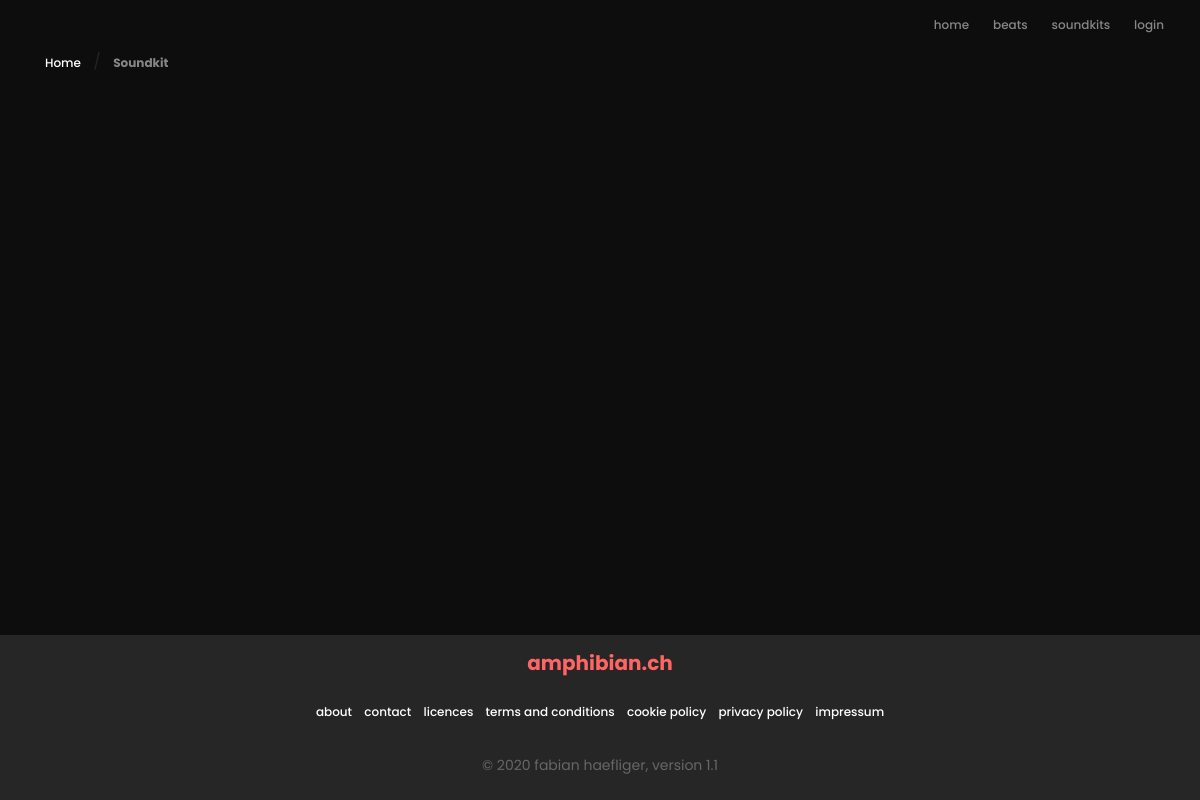
Before: /shop/soundkits/ with the older database file.
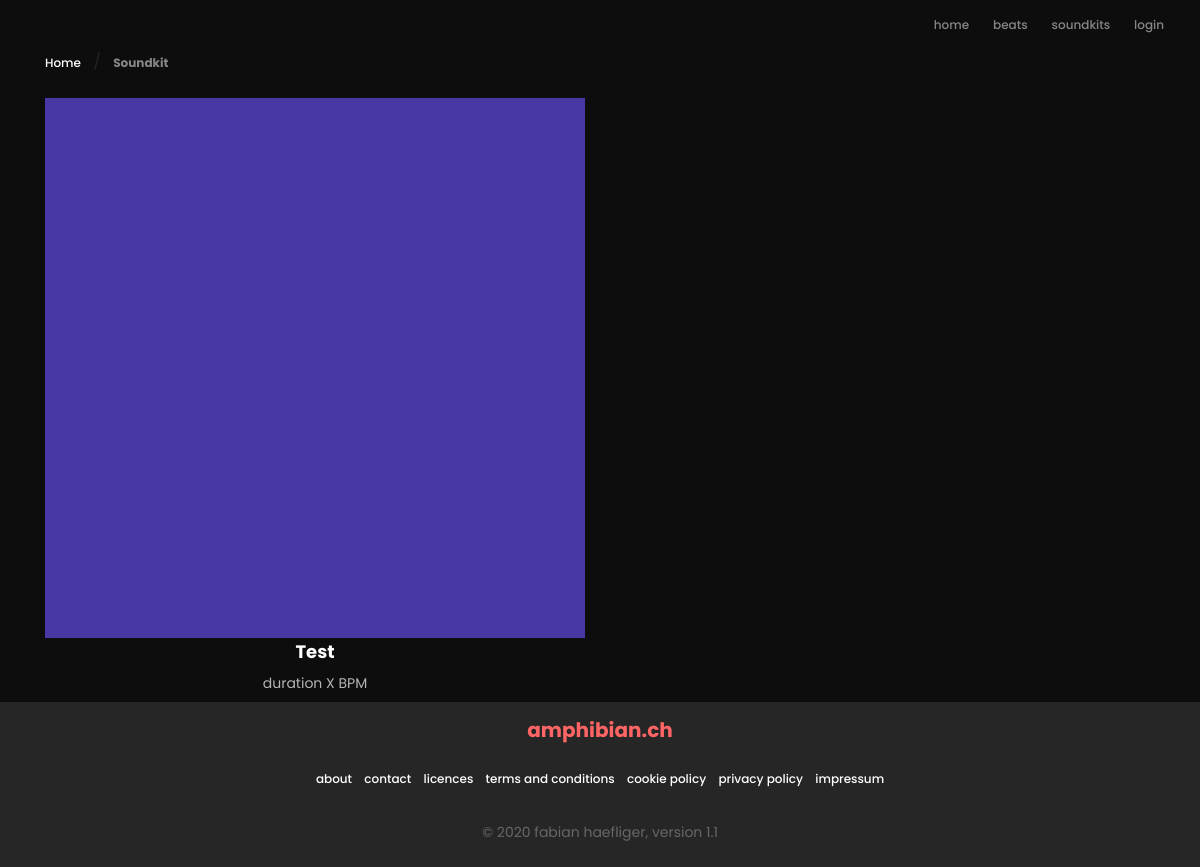
After: the same page with the newer database file.
### cart/models.py (models this page shows, shortened)
class Product(models.Model):
    title = models.CharField(max_length=50)
    slug = models.SlugField()
    description = models.TextField()
    image = models.ImageField(upload_to='product_images')
    file = models.FileField(upload_to='product_files')
    created = models.DateTimeField(auto_now_add=True)
    updated = models.DateTimeField(auto_now=True)
    active = models.BooleanField(default=False)
    soundkit = models.BooleanField(default=False)
    licence_variation = models.ManyToManyField(LicenceVariation)
    def get_absolute_url(self):
        return reverse("cart:product-detail", kwargs={'slug': self.slug})
    def is_soundkit(self):
        return self.soundkit

### cart/views.py (the view)
# urls.py: path('soundkits/', views.SoundkitListView.as_view(), name='soundkit-list'),
class SoundkitListView(generic.ListView):
    template_name = 'cart/soundkit-list.html'
    queryset = Product.objects.all()

### templates/cart/soundkit-list.html
{% extends "base.html" %}
{% block content %}
<div class="">
    <div class="container">
        <div class="row">
            <div class="col-md-12 mb-0">
                <a href="{% url 'home' %}">Home</a>
                <span class="mx-2 mb-0">/</span>
                <strong class="current-page">Soundkit</strong>
            </div>
        </div>
    </div>
</div>
<br>
<div class="container">
      <div class="row">
          {% for product in object_list %}
            {% if product.is_soundkit %}
            <div class="col-sm-6 text-center" data-aos="fade-up">
                <a href="#">
                    <img src="{{ product.image.url }}" alt="beat-cover" class="img-fluid">
                </a>
                <a href="{{ product.get_absolute_url }}">
                    <h3 class="">{{ product.title }}</h3>
                </a>
                <h4 class="">duration X BPM</h4>
            </div>
          {% endif %}
          {% endfor %}
      </div>
</div>
{% endblock content %}

Changed rows visible on the page:
added Product: image (picture), title "Test"
